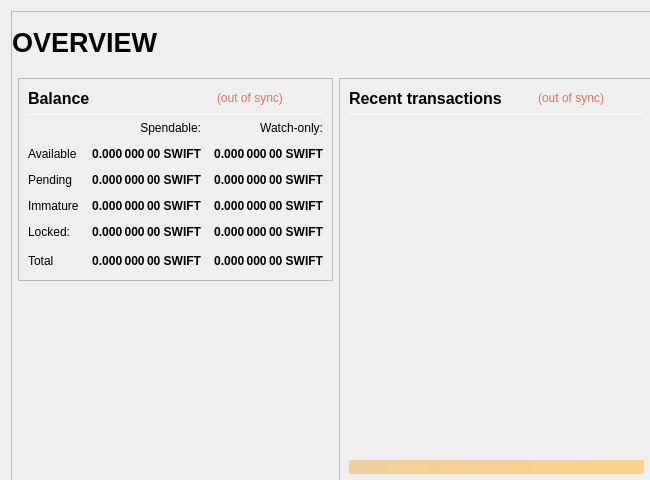
<?xml version="1.0" encoding="UTF-8"?>
<ui version="4.0">
 <class>OverviewPage</class>
 <widget class="QWidget" name="OverviewPage">
  <property name="geometry">
   <rect>
    <x>0</x>
    <y>0</y>
    <width>650</width>
    <height>480</height>
   </rect>
  </property>
  <property name="minimumSize">
   <size>
    <width>650</width>
    <height>480</height>
   </size>
  </property>
  <property name="font">
   <font>
    <weight>50</weight>
    <bold>false</bold>
   </font>
  </property>
  <property name="windowTitle">
   <string>Form</string>
  </property>
  <layout class="QVBoxLayout" name="topLayout" stretch="0">
   <property name="rightMargin">
    <number>9</number>
   </property>
   <item>
    <widget class="QFrame" name="frame_BG">
     <property name="minimumSize">
      <size>
       <width>650</width>
       <height>480</height>
      </size>
     </property>
     <property name="maximumSize">
      <size>
       <width>16777215</width>
       <height>16777215</height>
      </size>
     </property>
     <property name="frameShape">
      <enum>QFrame::StyledPanel</enum>
     </property>
     <property name="frameShadow">
      <enum>QFrame::Raised</enum>
     </property>
     <layout class="QVBoxLayout" name="verticalLayout_3" stretch="0">
      <property name="leftMargin">
       <number>0</number>
      </property>
      <property name="topMargin">
       <number>0</number>
      </property>
      <property name="rightMargin">
       <number>0</number>
      </property>
      <property name="bottomMargin">
       <number>6</number>
      </property>
      <item>
       <layout class="QVBoxLayout" name="verticalLayout_Master" stretch="0,1">
        <property name="leftMargin">
         <number>0</number>
        </property>
        <property name="topMargin">
         <number>0</number>
        </property>
        <property name="rightMargin">
         <number>0</number>
        </property>
        <property name="bottomMargin">
         <number>0</number>
        </property>
        <item>
         <widget class="QFrame" name="frame_Header">
          <layout class="QVBoxLayout" name="verticalLayout_Header" stretch="0">
           <property name="leftMargin">
            <number>0</number>
           </property>
           <property name="topMargin">
            <number>0</number>
           </property>
           <property name="rightMargin">
            <number>0</number>
           </property>
           <property name="bottomMargin">
            <number>0</number>
           </property>
           <item>
            <layout class="QHBoxLayout" name="horizontalLayout_Header" stretch="1,0,1">
             <property name="spacing">
              <number>6</number>
             </property>
             <item>
              <widget class="QLabel" name="labelOverviewHeaderLeft">
               <property name="minimumSize">
                <size>
                 <width>464</width>
                 <height>60</height>
                </size>
               </property>
               <property name="maximumSize">
                <size>
                 <width>16777215</width>
                 <height>60</height>
                </size>
               </property>
               <property name="font">
                <font>
                 <pointsize>20</pointsize>
                 <weight>75</weight>
                 <bold>true</bold>
                </font>
               </property>
               <property name="text">
                <string>OVERVIEW</string>
               </property>
               <property name="alignment">
                <set>Qt::AlignLeading|Qt::AlignLeft|Qt::AlignVCenter</set>
               </property>
              </widget>
             </item>
             <item>
              <spacer name="horizontalSpacer_Header">
               <property name="orientation">
                <enum>Qt::Horizontal</enum>
               </property>
               <property name="sizeHint" stdset="0">
                <size>
                 <width>40</width>
                 <height>20</height>
                </size>
               </property>
              </spacer>
             </item>
             <item>
              <widget class="QLabel" name="labelOverviewHeaderRight">
               <property name="minimumSize">
                <size>
                 <width>464</width>
                 <height>60</height>
                </size>
               </property>
               <property name="maximumSize">
                <size>
                 <width>16777215</width>
                 <height>60</height>
                </size>
               </property>
               <property name="font">
                <font>
                 <pointsize>14</pointsize>
                </font>
               </property>
               <property name="text">
                <string/>
               </property>
               <property name="alignment">
                <set>Qt::AlignRight|Qt::AlignTrailing|Qt::AlignVCenter</set>
               </property>
              </widget>
             </item>
            </layout>
           </item>
          </layout>
         </widget>
        </item>
        <item>
         <widget class="QFrame" name="frame_Content">
          <layout class="QVBoxLayout" name="verticalLayout_Content">
           <property name="leftMargin">
            <number>6</number>
           </property>
           <property name="topMargin">
            <number>0</number>
           </property>
           <property name="rightMargin">
            <number>6</number>
           </property>
           <property name="bottomMargin">
            <number>0</number>
           </property>
           <item>
            <layout class="QHBoxLayout" name="horizontalLayout_Content" stretch="1,1">
             <property name="spacing">
              <number>6</number>
             </property>
             <item>
              <layout class="QVBoxLayout" name="verticalLayout_left" stretch="0,0">
               <item>
                <widget class="QFrame" name="frameBalances">
                 <property name="frameShape">
                  <enum>QFrame::StyledPanel</enum>
                 </property>
                 <property name="frameShadow">
                  <enum>QFrame::Raised</enum>
                 </property>
                 <layout class="QVBoxLayout" name="verticalLayout_4">
                  <item>
                   <layout class="QHBoxLayout" name="hlBalancesHeader" stretch="2,0,0">
                    <property name="spacing">
                     <number>6</number>
                    </property>
                    <item>
                     <widget class="QLabel" name="labelBalances">
                      <property name="minimumSize">
                       <size>
                        <width>0</width>
                        <height>0</height>
                       </size>
                      </property>
                      <property name="font">
                       <font>
                        <pointsize>12</pointsize>
                        <weight>75</weight>
                        <bold>true</bold>
                       </font>
                      </property>
                      <property name="text">
                       <string>Balance</string>
                      </property>
                     </widget>
                    </item>
                    <item>
                     <widget class="QLabel" name="labelWalletStatus">
                      <property name="cursor">
                       <cursorShape>WhatsThisCursor</cursorShape>
                      </property>
                      <property name="toolTip">
                       <string>The displayed information may be out of date. Your wallet automatically synchronizes with the SwiftCash network after a connection is established, but this process has not completed yet.</string>
                      </property>
                      <property name="styleSheet">
                       <string notr="true">QLabel { color: #E1755A; }</string>
                      </property>
                      <property name="text">
                       <string notr="true">(out of sync)</string>
                      </property>
                      <property name="alignment">
                       <set>Qt::AlignLeading|Qt::AlignLeft|Qt::AlignVCenter</set>
                      </property>
                     </widget>
                    </item>
                    <item>
                     <spacer name="hsBalancesHeader">
                      <property name="orientation">
                       <enum>Qt::Horizontal</enum>
                      </property>
                      <property name="sizeHint" stdset="0">
                       <size>
                        <width>40</width>
                        <height>20</height>
                       </size>
                      </property>
                     </spacer>
                    </item>
                   </layout>
                  </item>
                  <item>
                   <widget class="Line" name="lineBalances">
                    <property name="minimumSize">
                     <size>
                      <width>0</width>
                      <height>1</height>
                     </size>
                    </property>
                    <property name="maximumSize">
                     <size>
                      <width>16777215</width>
                      <height>1</height>
                     </size>
                    </property>
                    <property name="orientation">
                     <enum>Qt::Horizontal</enum>
                    </property>
                   </widget>
                  </item>
                  <item>
                   <layout class="QGridLayout" name="gridLayout">
                    <property name="spacing">
                     <number>12</number>
                    </property>
                    <item row="0" column="1">
                     <widget class="QLabel" name="labelSpendable">
                      <property name="text">
                       <string>Spendable:</string>
                      </property>
                      <property name="alignment">
                       <set>Qt::AlignRight|Qt::AlignTrailing|Qt::AlignVCenter</set>
                      </property>
                     </widget>
                    </item>
                    <item row="0" column="2">
                     <widget class="QLabel" name="labelWatchonly">
                      <property name="text">
                       <string>Watch-only:</string>
                      </property>
                      <property name="alignment">
                       <set>Qt::AlignRight|Qt::AlignTrailing|Qt::AlignVCenter</set>
                      </property>
                     </widget>
                    </item>
                    <item row="1" column="0">
                     <widget class="QLabel" name="labelAvailableText">
                      <property name="text">
                       <string>Available</string>
                      </property>
                      <property name="textInteractionFlags">
                       <set>Qt::NoTextInteraction</set>
                      </property>
                     </widget>
                    </item>
                    <item row="1" column="1">
                     <widget class="QLabel" name="labelAvailable">
                      <property name="font">
                       <font>
                        <weight>75</weight>
                        <bold>true</bold>
                       </font>
                      </property>
                      <property name="cursor">
                       <cursorShape>ArrowCursor</cursorShape>
                      </property>
                      <property name="toolTip">
                       <string>Your current spendable balance</string>
                      </property>
                      <property name="text">
                       <string notr="true">0.000 000 00 SWIFT</string>
                      </property>
                      <property name="alignment">
                       <set>Qt::AlignRight|Qt::AlignTrailing|Qt::AlignVCenter</set>
                      </property>
                      <property name="textInteractionFlags">
                       <set>Qt::NoTextInteraction</set>
                      </property>
                     </widget>
                    </item>
                    <item row="1" column="2">
                     <widget class="QLabel" name="labelWatchAvailable">
                      <property name="font">
                       <font>
                        <weight>75</weight>
                        <bold>true</bold>
                       </font>
                      </property>
                      <property name="cursor">
                       <cursorShape>ArrowCursor</cursorShape>
                      </property>
                      <property name="toolTip">
                       <string>Your current balance in watch-only addresses</string>
                      </property>
                      <property name="text">
                       <string notr="true">0.000 000 00 SWIFT</string>
                      </property>
                      <property name="alignment">
                       <set>Qt::AlignRight|Qt::AlignTrailing|Qt::AlignVCenter</set>
                      </property>
                      <property name="textInteractionFlags">
                       <set>Qt::NoTextInteraction</set>
                      </property>
                     </widget>
                    </item>
                    <item row="2" column="0">
                     <widget class="QLabel" name="labelPendingText">
                      <property name="text">
                       <string>Pending</string>
                      </property>
                      <property name="textInteractionFlags">
                       <set>Qt::NoTextInteraction</set>
                      </property>
                     </widget>
                    </item>
                    <item row="2" column="1">
                     <widget class="QLabel" name="labelPending">
                      <property name="font">
                       <font>
                        <weight>75</weight>
                        <bold>true</bold>
                       </font>
                      </property>
                      <property name="cursor">
                       <cursorShape>ArrowCursor</cursorShape>
                      </property>
                      <property name="toolTip">
                       <string>Total of transactions that have yet to be confirmed, and do not yet count toward the spendable balance</string>
                      </property>
                      <property name="text">
                       <string notr="true">0.000 000 00 SWIFT</string>
                      </property>
                      <property name="alignment">
                       <set>Qt::AlignRight|Qt::AlignTrailing|Qt::AlignVCenter</set>
                      </property>
                      <property name="textInteractionFlags">
                       <set>Qt::NoTextInteraction</set>
                      </property>
                     </widget>
                    </item>
                    <item row="2" column="2">
                     <widget class="QLabel" name="labelWatchPending">
                      <property name="font">
                       <font>
                        <weight>75</weight>
                        <bold>true</bold>
                       </font>
                      </property>
                      <property name="cursor">
                       <cursorShape>ArrowCursor</cursorShape>
                      </property>
                      <property name="toolTip">
                       <string>Unconfirmed transactions to watch-only addresses</string>
                      </property>
                      <property name="text">
                       <string notr="true">0.000 000 00 SWIFT</string>
                      </property>
                      <property name="alignment">
                       <set>Qt::AlignRight|Qt::AlignTrailing|Qt::AlignVCenter</set>
                      </property>
                      <property name="textInteractionFlags">
                       <set>Qt::NoTextInteraction</set>
                      </property>
                     </widget>
                    </item>
                    <item row="3" column="0">
                     <widget class="QLabel" name="labelImmatureText">
                      <property name="text">
                       <string>Immature</string>
                      </property>
                      <property name="textInteractionFlags">
                       <set>Qt::NoTextInteraction</set>
                      </property>
                     </widget>
                    </item>
                    <item row="3" column="1">
                     <widget class="QLabel" name="labelImmature">
                      <property name="font">
                       <font>
                        <weight>75</weight>
                        <bold>true</bold>
                       </font>
                      </property>
                      <property name="cursor">
                       <cursorShape>ArrowCursor</cursorShape>
                      </property>
                      <property name="toolTip">
                       <string>Staked or swiftnode rewards that has not yet matured</string>
                      </property>
                      <property name="text">
                       <string notr="true">0.000 000 00 SWIFT</string>
                      </property>
                      <property name="alignment">
                       <set>Qt::AlignRight|Qt::AlignTrailing|Qt::AlignVCenter</set>
                      </property>
                      <property name="textInteractionFlags">
                       <set>Qt::NoTextInteraction</set>
                      </property>
                     </widget>
                    </item>
                    <item row="3" column="2">
                     <widget class="QLabel" name="labelWatchImmature">
                      <property name="font">
                       <font>
                        <weight>75</weight>
                        <bold>true</bold>
                       </font>
                      </property>
                      <property name="cursor">
                       <cursorShape>ArrowCursor</cursorShape>
                      </property>
                      <property name="toolTip">
                       <string>Staked or swiftnode rewards in watch-only addresses that has not yet matured</string>
                      </property>
                      <property name="text">
                       <string notr="true">0.000 000 00 SWIFT</string>
                      </property>
                      <property name="alignment">
                       <set>Qt::AlignRight|Qt::AlignTrailing|Qt::AlignVCenter</set>
                      </property>
                      <property name="textInteractionFlags">
                       <set>Qt::NoTextInteraction</set>
                      </property>
                     </widget>
                    </item>
                    <item row="4" column="0">
                     <widget class="QLabel" name="labelLockedText">
                      <property name="toolTip">
                       <string>Locked SWIFT or Swiftnode collaterals.</string>
                      </property>
                      <property name="text">
                       <string>Locked:</string>
                      </property>
                     </widget>
                    </item>
                    <item row="4" column="1">
                     <widget class="QLabel" name="labelLocked">
                      <property name="font">
                       <font>
                        <weight>75</weight>
                        <bold>true</bold>
                       </font>
                      </property>
                      <property name="cursor">
                       <cursorShape>ArrowCursor</cursorShape>
                      </property>
                      <property name="toolTip">
                       <string>Locked SWIFT or Swiftnode collaterals.</string>
                      </property>
                      <property name="text">
                       <string notr="true">0.000 000 00 SWIFT</string>
                      </property>
                      <property name="alignment">
                       <set>Qt::AlignRight|Qt::AlignTrailing|Qt::AlignVCenter</set>
                      </property>
                      <property name="textInteractionFlags">
                       <set>Qt::NoTextInteraction</set>
                      </property>
                     </widget>
                    </item>
                    <item row="4" column="2">
                     <widget class="QLabel" name="labelWatchLocked">
                      <property name="font">
                       <font>
                        <weight>75</weight>
                        <bold>true</bold>
                       </font>
                      </property>
                      <property name="cursor">
                       <cursorShape>ArrowCursor</cursorShape>
                      </property>
                      <property name="toolTip">
                       <string>Current locked balance in watch-only addresses</string>
                      </property>
                      <property name="text">
                       <string notr="true">0.000 000 00 SWIFT</string>
                      </property>
                      <property name="alignment">
                       <set>Qt::AlignRight|Qt::AlignTrailing|Qt::AlignVCenter</set>
                      </property>
                      <property name="textInteractionFlags">
                       <set>Qt::NoTextInteraction</set>
                      </property>
                     </widget>
                    </item>
                    <item row="5" column="0">
                     <widget class="QLabel" name="labelTotalText">
                      <property name="text">
                       <string>Total</string>
                      </property>
                      <property name="textInteractionFlags">
                       <set>Qt::NoTextInteraction</set>
                      </property>
                     </widget>
                    </item>
                    <item row="5" column="1">
                     <widget class="QLabel" name="labelTotal">
                      <property name="font">
                       <font>
                        <weight>75</weight>
                        <bold>true</bold>
                       </font>
                      </property>
                      <property name="cursor">
                       <cursorShape>ArrowCursor</cursorShape>
                      </property>
                      <property name="toolTip">
                       <string>Your current total balance</string>
                      </property>
                      <property name="text">
                       <string notr="true">0.000 000 00 SWIFT</string>
                      </property>
                      <property name="alignment">
                       <set>Qt::AlignRight|Qt::AlignTrailing|Qt::AlignVCenter</set>
                      </property>
                      <property name="textInteractionFlags">
                       <set>Qt::NoTextInteraction</set>
                      </property>
                     </widget>
                    </item>
                    <item row="5" column="2">
                     <widget class="QLabel" name="labelWatchTotal">
                      <property name="font">
                       <font>
                        <weight>75</weight>
                        <bold>true</bold>
                       </font>
                      </property>
                      <property name="cursor">
                       <cursorShape>ArrowCursor</cursorShape>
                      </property>
                      <property name="toolTip">
                       <string>Current total balance in watch-only addresses</string>
                      </property>
                      <property name="text">
                       <string notr="true">0.000 000 00 SWIFT</string>
                      </property>
                      <property name="alignment">
                       <set>Qt::AlignRight|Qt::AlignTrailing|Qt::AlignVCenter</set>
                      </property>
                      <property name="textInteractionFlags">
                       <set>Qt::NoTextInteraction</set>
                      </property>
                     </widget>
                    </item>
                    <item row="5" column="3">
                     <spacer name="hsBalances">
                      <property name="orientation">
                       <enum>Qt::Horizontal</enum>
                      </property>
                      <property name="sizeHint" stdset="0">
                       <size>
                        <width>40</width>
                        <height>20</height>
                       </size>
                      </property>
                     </spacer>
                    </item>
                   </layout>
                  </item>
                 </layout>
                </widget>
               </item>
               <item>
                <spacer name="verticalSpacer">
                 <property name="orientation">
                  <enum>Qt::Vertical</enum>
                 </property>
                 <property name="sizeHint" stdset="0">
                  <size>
                   <width>20</width>
                   <height>40</height>
                  </size>
                 </property>
                </spacer>
               </item>
              </layout>
             </item>
             <item>
              <layout class="QVBoxLayout" name="verticalLayout_right" stretch="1">
               <item>
                <widget class="QFrame" name="frame_RecentTransactions">
                 <property name="minimumSize">
                  <size>
                   <width>0</width>
                   <height>0</height>
                  </size>
                 </property>
                 <property name="frameShape">
                  <enum>QFrame::StyledPanel</enum>
                 </property>
                 <property name="frameShadow">
                  <enum>QFrame::Raised</enum>
                 </property>
                 <layout class="QVBoxLayout" name="verticalLayout_1" stretch="0,0,0,0,0">
                  <item>
                   <layout class="QHBoxLayout" name="horizontalLayout_2" stretch="2,0,0">
                    <property name="spacing">
                     <number>3</number>
                    </property>
                    <item>
                     <widget class="QLabel" name="labelRecentTransactions">
                      <property name="minimumSize">
                       <size>
                        <width>0</width>
                        <height>20</height>
                       </size>
                      </property>
                      <property name="font">
                       <font>
                        <pointsize>12</pointsize>
                        <weight>75</weight>
                        <bold>true</bold>
                       </font>
                      </property>
                      <property name="text">
                       <string>Recent transactions</string>
                      </property>
                     </widget>
                    </item>
                    <item>
                     <widget class="QLabel" name="labelTransactionsStatus">
                      <property name="cursor">
                       <cursorShape>WhatsThisCursor</cursorShape>
                      </property>
                      <property name="toolTip">
                       <string>The displayed information may be out of date. Your wallet automatically synchronizes with the SwiftCash network after a connection is established, but this process has not completed yet.</string>
                      </property>
                      <property name="styleSheet">
                       <string notr="true">QLabel { color: #E1755A; }</string>
                      </property>
                      <property name="text">
                       <string notr="true">(out of sync)</string>
                      </property>
                      <property name="alignment">
                       <set>Qt::AlignRight|Qt::AlignTrailing|Qt::AlignVCenter</set>
                      </property>
                     </widget>
                    </item>
                    <item>
                     <spacer name="horizontalSpacer">
                      <property name="orientation">
                       <enum>Qt::Horizontal</enum>
                      </property>
                      <property name="sizeHint" stdset="0">
                       <size>
                        <width>40</width>
                        <height>20</height>
                       </size>
                      </property>
                     </spacer>
                    </item>
                   </layout>
                  </item>
                  <item>
                   <widget class="Line" name="line">
                    <property name="minimumSize">
                     <size>
                      <width>0</width>
                      <height>1</height>
                     </size>
                    </property>
                    <property name="maximumSize">
                     <size>
                      <width>16777215</width>
                      <height>1</height>
                     </size>
                    </property>
                    <property name="orientation">
                     <enum>Qt::Horizontal</enum>
                    </property>
                   </widget>
                  </item>
                  <item>
                   <widget class="QListView" name="listTransactions">
                    <property name="minimumSize">
                     <size>
                      <width>0</width>
                      <height>0</height>
                     </size>
                    </property>
                    <property name="styleSheet">
                     <string notr="true">QListView { background: transparent; }</string>
                    </property>
                    <property name="frameShape">
                     <enum>QFrame::NoFrame</enum>
                    </property>
                    <property name="verticalScrollBarPolicy">
                     <enum>Qt::ScrollBarAlwaysOff</enum>
                    </property>
                    <property name="horizontalScrollBarPolicy">
                     <enum>Qt::ScrollBarAlwaysOff</enum>
                    </property>
                    <property name="selectionMode">
                     <enum>QAbstractItemView::NoSelection</enum>
                    </property>
                   </widget>
                  </item>
                  <item>
                   <spacer name="verticalSpacer_2">
                    <property name="orientation">
                     <enum>Qt::Vertical</enum>
                    </property>
                    <property name="sizeType">
                     <enum>QSizePolicy::Expanding</enum>
                    </property>
                    <property name="sizeHint" stdset="0">
                     <size>
                      <width>20</width>
                      <height>40</height>
                     </size>
                    </property>
                   </spacer>
                  </item>
                  <item>
                   <widget class="QLabel" name="labelAlerts">
                    <property name="maximumSize">
                     <size>
                      <width>16777215</width>
                      <height>16777215</height>
                     </size>
                    </property>
                    <property name="styleSheet">
                     <string notr="true">background-color: qlineargradient(x1: 0, y1: 0, x2: 1, y2: 0, stop:0 #F0D0A0, stop:1 #F8D488); color:#000000;</string>
                    </property>
                    <property name="text">
                     <string/>
                    </property>
                    <property name="wordWrap">
                     <bool>true</bool>
                    </property>
                    <property name="margin">
                     <number>3</number>
                    </property>
                   </widget>
                  </item>
                 </layout>
                </widget>
               </item>
              </layout>
             </item>
            </layout>
           </item>
          </layout>
         </widget>
        </item>
       </layout>
      </item>
     </layout>
    </widget>
   </item>
  </layout>
 </widget>
 <resources/>
 <connections/>
</ui>
